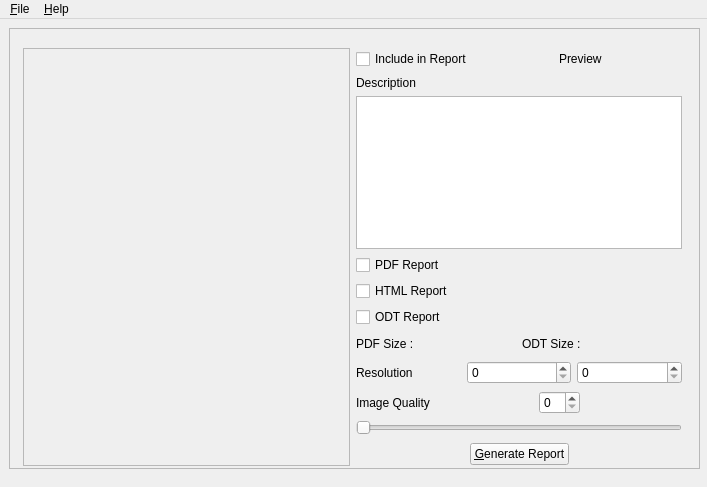
<?xml version="1.0" encoding="UTF-8"?>
<ui version="4.0">
 <class>MainWindow</class>
 <widget class="QMainWindow" name="MainWindow">
  <property name="geometry">
   <rect>
    <x>0</x>
    <y>0</y>
    <width>707</width>
    <height>487</height>
   </rect>
  </property>
  <property name="windowTitle">
   <string>Report Generator</string>
  </property>
  <widget class="QWidget" name="centralWidget">
   <property name="sizePolicy">
    <sizepolicy hsizetype="Preferred" vsizetype="Preferred">
     <horstretch>1</horstretch>
     <verstretch>1</verstretch>
    </sizepolicy>
   </property>
   <widget class="QFrame" name="frame">
    <property name="geometry">
     <rect>
      <x>9</x>
      <y>9</y>
      <width>691</width>
      <height>441</height>
     </rect>
    </property>
    <property name="frameShape">
     <enum>QFrame::StyledPanel</enum>
    </property>
    <property name="frameShadow">
     <enum>QFrame::Raised</enum>
    </property>
    <widget class="QWidget" name="horizontalLayoutWidget">
     <property name="geometry">
      <rect>
       <x>3</x>
       <y>9</y>
       <width>681</width>
       <height>440</height>
      </rect>
     </property>
     <layout class="QHBoxLayout" name="horizontalLayout">
      <item>
       <widget class="QScrollArea" name="scrollArea">
        <property name="widgetResizable">
         <bool>true</bool>
        </property>
        <widget class="QWidget" name="scrollAreaWidgetContents">
         <property name="geometry">
          <rect>
           <x>0</x>
           <y>0</y>
           <width>335</width>
           <height>436</height>
          </rect>
         </property>
         <widget class="QWidget" name="gridLayoutWidget">
          <property name="geometry">
           <rect>
            <x>9</x>
            <y>9</y>
            <width>321</width>
            <height>401</height>
           </rect>
          </property>
          <layout class="QGridLayout" name="gridLayout"/>
         </widget>
        </widget>
       </widget>
      </item>
      <item>
       <layout class="QVBoxLayout" name="verticalLayout">
        <item>
         <spacer name="verticalSpacer_3">
          <property name="orientation">
           <enum>Qt::Vertical</enum>
          </property>
          <property name="sizeHint" stdset="0">
           <size>
            <width>20</width>
            <height>40</height>
           </size>
          </property>
         </spacer>
        </item>
        <item>
         <layout class="QHBoxLayout" name="horizontalLayout_3">
          <item>
           <widget class="QCheckBox" name="includeCheck">
            <property name="text">
             <string>Include in Report</string>
            </property>
           </widget>
          </item>
          <item>
           <spacer name="horizontalSpacer_2">
            <property name="orientation">
             <enum>Qt::Horizontal</enum>
            </property>
            <property name="sizeHint" stdset="0">
             <size>
              <width>40</width>
              <height>20</height>
             </size>
            </property>
           </spacer>
          </item>
          <item>
           <widget class="QLabel" name="previewLabel">
            <property name="text">
             <string>Preview</string>
            </property>
           </widget>
          </item>
          <item>
           <spacer name="horizontalSpacer_3">
            <property name="orientation">
             <enum>Qt::Horizontal</enum>
            </property>
            <property name="sizeHint" stdset="0">
             <size>
              <width>40</width>
              <height>20</height>
             </size>
            </property>
           </spacer>
          </item>
         </layout>
        </item>
        <item>
         <spacer name="verticalSpacer_10">
          <property name="orientation">
           <enum>Qt::Vertical</enum>
          </property>
          <property name="sizeHint" stdset="0">
           <size>
            <width>20</width>
            <height>40</height>
           </size>
          </property>
         </spacer>
        </item>
        <item>
         <widget class="QLabel" name="label_3">
          <property name="text">
           <string>Description</string>
          </property>
         </widget>
        </item>
        <item>
         <spacer name="verticalSpacer_4">
          <property name="orientation">
           <enum>Qt::Vertical</enum>
          </property>
          <property name="sizeHint" stdset="0">
           <size>
            <width>20</width>
            <height>40</height>
           </size>
          </property>
         </spacer>
        </item>
        <item>
         <widget class="QTextEdit" name="imageEdit"/>
        </item>
        <item>
         <widget class="QCheckBox" name="pdfCheck">
          <property name="text">
           <string>PDF Report</string>
          </property>
         </widget>
        </item>
        <item>
         <widget class="QCheckBox" name="htmlCheck">
          <property name="text">
           <string>HTML Report</string>
          </property>
         </widget>
        </item>
        <item>
         <widget class="QCheckBox" name="odtCheck">
          <property name="text">
           <string>ODT Report</string>
          </property>
         </widget>
        </item>
        <item>
         <spacer name="verticalSpacer_9">
          <property name="orientation">
           <enum>Qt::Vertical</enum>
          </property>
          <property name="sizeHint" stdset="0">
           <size>
            <width>20</width>
            <height>40</height>
           </size>
          </property>
         </spacer>
        </item>
        <item>
         <layout class="QHBoxLayout" name="horizontalLayout_4">
          <item>
           <widget class="QLabel" name="pdfSizeLabel">
            <property name="text">
             <string>PDF Size :</string>
            </property>
           </widget>
          </item>
          <item>
           <spacer name="horizontalSpacer_7">
            <property name="orientation">
             <enum>Qt::Horizontal</enum>
            </property>
            <property name="sizeHint" stdset="0">
             <size>
              <width>40</width>
              <height>20</height>
             </size>
            </property>
           </spacer>
          </item>
          <item>
           <widget class="QLabel" name="odtSizeLabel">
            <property name="text">
             <string>ODT Size :</string>
            </property>
           </widget>
          </item>
          <item>
           <spacer name="horizontalSpacer_8">
            <property name="orientation">
             <enum>Qt::Horizontal</enum>
            </property>
            <property name="sizeHint" stdset="0">
             <size>
              <width>40</width>
              <height>20</height>
             </size>
            </property>
           </spacer>
          </item>
         </layout>
        </item>
        <item>
         <spacer name="verticalSpacer_5">
          <property name="orientation">
           <enum>Qt::Vertical</enum>
          </property>
          <property name="sizeHint" stdset="0">
           <size>
            <width>20</width>
            <height>40</height>
           </size>
          </property>
         </spacer>
        </item>
        <item>
         <layout class="QHBoxLayout" name="horizontalLayout_6">
          <item>
           <widget class="QLabel" name="label_2">
            <property name="text">
             <string>Resolution</string>
            </property>
           </widget>
          </item>
          <item>
           <widget class="QSpinBox" name="imageWidth"/>
          </item>
          <item>
           <widget class="QSpinBox" name="imageHeight"/>
          </item>
         </layout>
        </item>
        <item>
         <spacer name="verticalSpacer_8">
          <property name="orientation">
           <enum>Qt::Vertical</enum>
          </property>
          <property name="sizeHint" stdset="0">
           <size>
            <width>20</width>
            <height>40</height>
           </size>
          </property>
         </spacer>
        </item>
        <item>
         <layout class="QHBoxLayout" name="horizontalLayout_5">
          <item>
           <widget class="QLabel" name="label">
            <property name="text">
             <string>Image Quality</string>
            </property>
           </widget>
          </item>
          <item>
           <spacer name="horizontalSpacer_5">
            <property name="orientation">
             <enum>Qt::Horizontal</enum>
            </property>
            <property name="sizeHint" stdset="0">
             <size>
              <width>40</width>
              <height>20</height>
             </size>
            </property>
           </spacer>
          </item>
          <item>
           <widget class="QSpinBox" name="qualitySpinBox"/>
          </item>
          <item>
           <spacer name="horizontalSpacer_6">
            <property name="orientation">
             <enum>Qt::Horizontal</enum>
            </property>
            <property name="sizeHint" stdset="0">
             <size>
              <width>40</width>
              <height>20</height>
             </size>
            </property>
           </spacer>
          </item>
         </layout>
        </item>
        <item>
         <widget class="QSlider" name="qualitySlider">
          <property name="orientation">
           <enum>Qt::Horizontal</enum>
          </property>
         </widget>
        </item>
        <item>
         <spacer name="verticalSpacer_6">
          <property name="orientation">
           <enum>Qt::Vertical</enum>
          </property>
          <property name="sizeHint" stdset="0">
           <size>
            <width>20</width>
            <height>40</height>
           </size>
          </property>
         </spacer>
        </item>
        <item>
         <spacer name="verticalSpacer_2">
          <property name="orientation">
           <enum>Qt::Vertical</enum>
          </property>
          <property name="sizeHint" stdset="0">
           <size>
            <width>20</width>
            <height>40</height>
           </size>
          </property>
         </spacer>
        </item>
        <item>
         <spacer name="verticalSpacer_7">
          <property name="orientation">
           <enum>Qt::Vertical</enum>
          </property>
          <property name="sizeHint" stdset="0">
           <size>
            <width>20</width>
            <height>40</height>
           </size>
          </property>
         </spacer>
        </item>
        <item>
         <layout class="QHBoxLayout" name="horizontalLayout_2">
          <item>
           <spacer name="horizontalSpacer">
            <property name="orientation">
             <enum>Qt::Horizontal</enum>
            </property>
            <property name="sizeHint" stdset="0">
             <size>
              <width>40</width>
              <height>20</height>
             </size>
            </property>
           </spacer>
          </item>
          <item>
           <widget class="QPushButton" name="reportButton">
            <property name="text">
             <string>&amp;Generate Report</string>
            </property>
           </widget>
          </item>
          <item>
           <spacer name="horizontalSpacer_4">
            <property name="orientation">
             <enum>Qt::Horizontal</enum>
            </property>
            <property name="sizeHint" stdset="0">
             <size>
              <width>40</width>
              <height>20</height>
             </size>
            </property>
           </spacer>
          </item>
         </layout>
        </item>
        <item>
         <spacer name="verticalSpacer">
          <property name="orientation">
           <enum>Qt::Vertical</enum>
          </property>
          <property name="sizeHint" stdset="0">
           <size>
            <width>20</width>
            <height>40</height>
           </size>
          </property>
         </spacer>
        </item>
       </layout>
      </item>
     </layout>
    </widget>
   </widget>
  </widget>
  <widget class="QMenuBar" name="menuBar">
   <property name="geometry">
    <rect>
     <x>0</x>
     <y>0</y>
     <width>707</width>
     <height>28</height>
    </rect>
   </property>
   <widget class="QMenu" name="fileMenu">
    <property name="title">
     <string>&amp;File</string>
    </property>
    <widget class="QMenu" name="previewMenu">
     <property name="title">
      <string>&amp;Preview</string>
     </property>
     <addaction name="previewPdfAction"/>
     <addaction name="previewHtmlAction"/>
     <addaction name="previewOdtAction"/>
    </widget>
    <addaction name="openAction"/>
    <addaction name="previewMenu"/>
    <addaction name="exitAction"/>
   </widget>
   <widget class="QMenu" name="helpMenu">
    <property name="title">
     <string>&amp;Help</string>
    </property>
    <addaction name="aboutAction"/>
   </widget>
   <addaction name="fileMenu"/>
   <addaction name="helpMenu"/>
  </widget>
  <action name="openAction">
   <property name="text">
    <string>&amp;Open</string>
   </property>
  </action>
  <action name="exitAction">
   <property name="text">
    <string>&amp;Exit</string>
   </property>
  </action>
  <action name="aboutAction">
   <property name="text">
    <string>&amp;About</string>
   </property>
  </action>
  <action name="abouUsAction">
   <property name="text">
    <string>&amp;About Us</string>
   </property>
  </action>
  <action name="previewPdfAction">
   <property name="text">
    <string>&amp;PDF</string>
   </property>
  </action>
  <action name="previewHtmlAction">
   <property name="text">
    <string>&amp;HTML</string>
   </property>
  </action>
  <action name="previewOdtAction">
   <property name="text">
    <string>&amp;ODT</string>
   </property>
  </action>
 </widget>
 <layoutdefault spacing="6" margin="11"/>
 <resources/>
 <connections/>
</ui>
